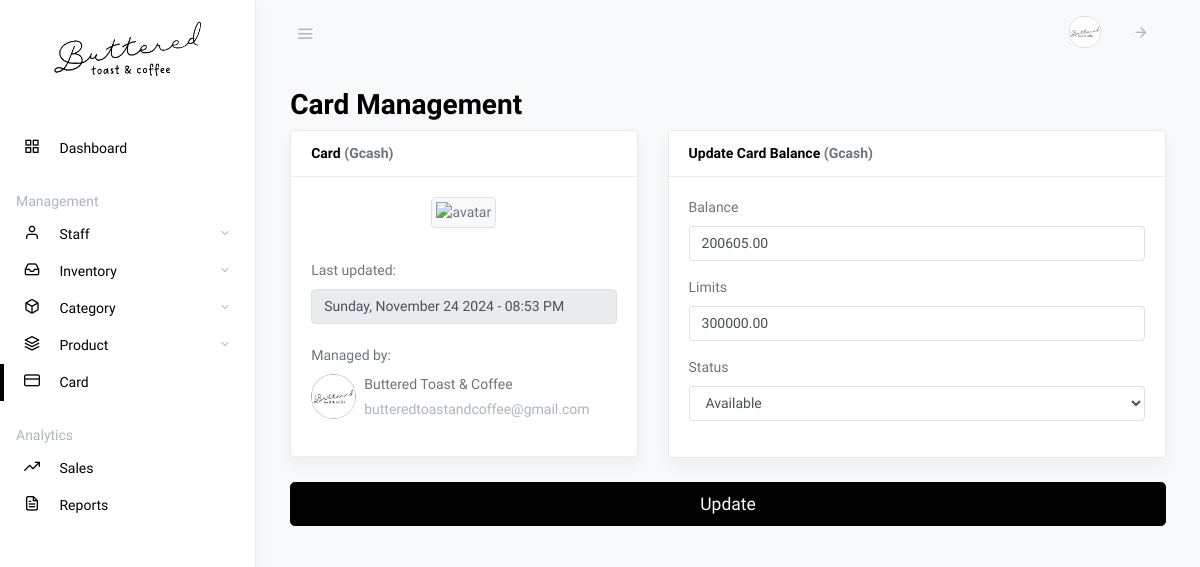
The page /owner-card-management.php (signed in) on the database as committed earlier.
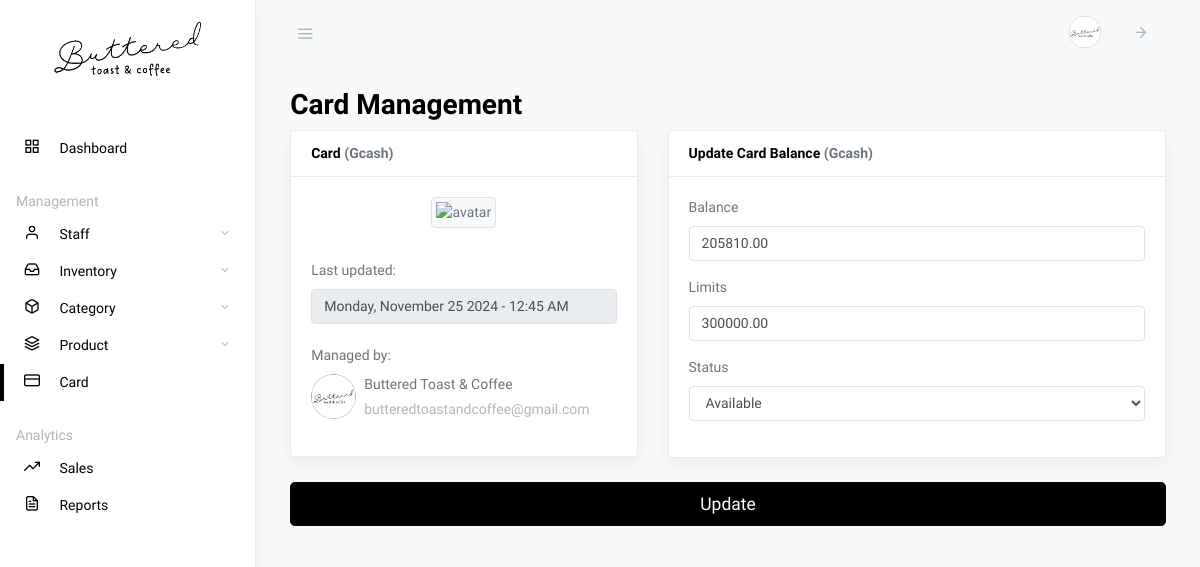
The same page on the database as committed later.
### tables this page shows
CREATE TABLE `card` (
  `owner_id` int(11) NOT NULL,
  `balance` decimal(11,2) NOT NULL,
  `limits` decimal(11,2) NOT NULL,
  `status` int(11) NOT NULL,
  `last_updated` timestamp(6) NOT NULL DEFAULT current_timestamp(6) ON UPDATE current_timestamp(6)
);

### partials/owner-navbar.php (called while the page is built, shortened)
<?php
require_once "config.php";
$sql = "SELECT * FROM owner WHERE owner_id = '".$_SESSION['id']."'";
$result = mysqli_query($link, $sql);
$row = mysqli_fetch_assoc($result);
?>

### owner-card-management.php (the view, shortened to what the changed rows need)
<!DOCTYPE html>
<html lang="en">
<head>
    <?php include 'partials/header.php'; ?>
</head>
<body class="vertical  light">
    <div class="wrapper">
        <?php include 'partials/owner-navbar.php'; ?>
        <main role="main" class="main-content">
            <div class="container-fluid">
                <h2 class="page-title">Card Management</h2>
                <?php
                $balance_err = $limits_err = $status_err = "";
                                ?>
                                <?php
                $sql5 = "SELECT * FROM card";
                $result5 = mysqli_query($link, $sql5);
                $row5 = mysqli_fetch_assoc($result5);
                $owner_id5 = $row["owner_id"];
                $sql6 = "SELECT * FROM owner WHERE owner_id = $owner_id5";
                $result6 = mysqli_query($link, $sql6);
                $row6 = mysqli_fetch_assoc($result6);
                ?>
                <form method="post" enctype="multipart/form-data">
                    <div class="row justify-content-center">
                        <div class="col-5">
                            <div class="card shadow mb-4">
                                <div class="card-body">
                                    <div class="row">
                                        <div class="col-md-12">
                                            <div class="form-group mb-3">
                                                <div class="text-start">
                                                    <label class="mt-4">Last updated:</label>
                                                    <input type="text" class="form-control" value="<?php $formattedDate = date("l, F j Y - h:i A", strtotime($row5["last_updated"]));
                                                    echo $formattedDate; ?>" disabled>
                                                    <br>
                                                    <label>Managed by:</label>
                                                    <div class="d-flex align-items-center">
                                                        <img src="storage/profile/<?php if ($row6["photo"] != "") {
                                                            echo $row6["photo"];
                                                        } else {
                                                            echo 'default_image.png';
                                                        } ?>" alt="" style="width: 45px; height: 45px"
                                                            class="rounded-circle" />
                                                        <div class="ms-3 text-left mx-2">
                                                        </div>
                                                    </div>
                                                </div>
                                            </div>
                                        </div>
                                    </div>
                                </div>
                            </div>
                        </div>
                        <div class="col-7">
                            <div class="card shadow mb-4">
                                <div class="card-body">
                                    <div class="row">
                                        <div class="col-md-12">
                                            <div class="form-group mb-3">
                                                <label for="example-balance">Balance</label>
                                                <input type="number" id="example-balance" name="balance"
                                                    class="form-control <?php echo (!empty($balance_err)) ? 'is-invalid' : ''; ?>"
                                                    placeholder="Please enter balance."
                                                    value="<?php echo $row5['balance']; ?>">
                                            </div>
                                            <div class="form-group mb-3">
                                                <label for="example-limits">Limits</label>
                                                <input type="number" id="example-limits" name="balance"
                                                    class="form-control <?php echo (!empty($limits_err)) ? 'is-invalid' : ''; ?>"
                                                    placeholder="Please enter limits."
                                                    value="<?php echo $row5['limits']; ?>">
                                            </div>
                                            <div class="form-group mb-3">
                                                <label for="example-status">Status</label>
                                                <select name="status"
                                                    class="form-control select <?php echo (!empty($status_err)) ? 'is-invalid' : ''; ?>">
                                                    <optgroup label="Status:">
                                                        <option value="0" <?php if ($row5['status'] == 0)
                                                            echo 'selected'; ?>>Available</option>
                                                    </optgroup>
                                                </select>
                                            </div>
                                        </div>
                                    </div>
                                </div>
                            </div>
                        </div>
                    </div>
                </form>
            </div>
        </main>
    </div>
</body>
</html>

Rows that differ between the two databases and show on the page:
changed card "Available": last_updated "Sunday, November 24 2024 - 08:53 PM" → "Monday, November 25 2024 - 12:45 AM"; balance "200605.00" → "205810.00"
